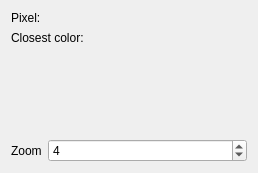
<?xml version="1.0" encoding="UTF-8"?>
<ui version="4.0">
 <class>Viewer</class>
 <widget class="QWidget" name="Viewer">
  <property name="geometry">
   <rect>
    <x>0</x>
    <y>0</y>
    <width>258</width>
    <height>173</height>
   </rect>
  </property>
  <property name="windowTitle">
   <string>Viewer</string>
  </property>
  <layout class="QFormLayout" name="formLayout_2">
   <item row="0" column="0" colspan="2">
    <layout class="QFormLayout" name="formLayout">
     <item row="0" column="0">
      <widget class="QLabel" name="label">
       <property name="text">
        <string>Pixel:</string>
       </property>
      </widget>
     </item>
     <item row="0" column="1">
      <widget class="QLabel" name="label_pixel">
       <property name="text">
        <string/>
       </property>
      </widget>
     </item>
     <item row="1" column="0">
      <widget class="QLabel" name="label_2">
       <property name="text">
        <string>Closest color:</string>
       </property>
      </widget>
     </item>
     <item row="1" column="1">
      <widget class="QLabel" name="label_colorinfo">
       <property name="text">
        <string/>
       </property>
      </widget>
     </item>
    </layout>
   </item>
   <item row="1" column="0" colspan="2">
    <widget class="QLabel" name="label_screenshot">
     <property name="sizePolicy">
      <sizepolicy hsizetype="Ignored" vsizetype="Ignored">
       <horstretch>1</horstretch>
       <verstretch>1</verstretch>
      </sizepolicy>
     </property>
     <property name="text">
      <string/>
     </property>
     <property name="scaledContents">
      <bool>true</bool>
     </property>
     <property name="alignment">
      <set>Qt::AlignCenter</set>
     </property>
    </widget>
   </item>
   <item row="2" column="0">
    <widget class="QLabel" name="label_3">
     <property name="text">
      <string>Zoom</string>
     </property>
    </widget>
   </item>
   <item row="2" column="1">
    <widget class="QSpinBox" name="spinBox_zoomLevel">
     <property name="value">
      <number>4</number>
     </property>
    </widget>
   </item>
  </layout>
 </widget>
 <layoutdefault spacing="6" margin="11"/>
 <resources/>
 <connections/>
</ui>
